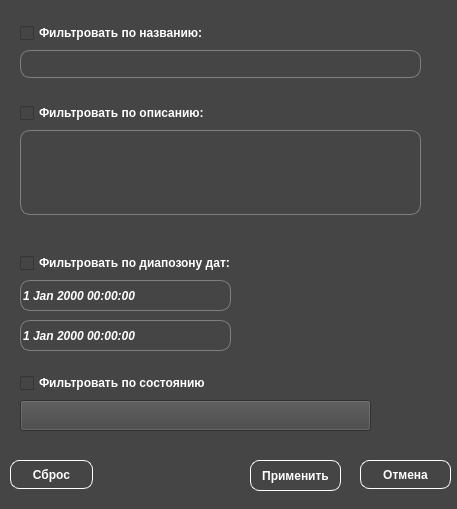
<?xml version="1.0" encoding="UTF-8"?>
<ui version="4.0">
 <class>Filter</class>
 <widget class="QWidget" name="Filter">
  <property name="geometry">
   <rect>
    <x>0</x>
    <y>0</y>
    <width>457</width>
    <height>509</height>
   </rect>
  </property>
  <property name="windowTitle">
   <string>Form</string>
  </property>
  <property name="styleSheet">
   <string notr="true">background-color:rgb(69, 69, 69)</string>
  </property>
  <widget class="QCheckBox" name="name_checkBox">
   <property name="geometry">
    <rect>
     <x>20</x>
     <y>20</y>
     <width>231</width>
     <height>26</height>
    </rect>
   </property>
   <property name="font">
    <font>
     <family>Arial</family>
     <bold>true</bold>
    </font>
   </property>
   <property name="styleSheet">
    <string notr="true">color:white</string>
   </property>
   <property name="text">
    <string>Фильтровать по названию:</string>
   </property>
  </widget>
  <widget class="QLineEdit" name="name_edit">
   <property name="geometry">
    <rect>
     <x>20</x>
     <y>50</y>
     <width>401</width>
     <height>28</height>
    </rect>
   </property>
   <property name="font">
    <font>
     <family>Arial</family>
     <pointsize>11</pointsize>
     <italic>true</italic>
     <bold>true</bold>
    </font>
   </property>
   <property name="styleSheet">
    <string notr="true">border: 1px solid gray;
border-radius: 10px;
color:white</string>
   </property>
   <property name="maxLength">
    <number>54</number>
   </property>
   <property name="readOnly">
    <bool>false</bool>
   </property>
   <property name="cursorMoveStyle">
    <enum>Qt::CursorMoveStyle::VisualMoveStyle</enum>
   </property>
  </widget>
  <widget class="QCheckBox" name="description_checkBox">
   <property name="geometry">
    <rect>
     <x>20</x>
     <y>100</y>
     <width>231</width>
     <height>26</height>
    </rect>
   </property>
   <property name="font">
    <font>
     <family>Arial</family>
     <bold>true</bold>
    </font>
   </property>
   <property name="styleSheet">
    <string notr="true">color:white</string>
   </property>
   <property name="text">
    <string>Фильтровать по описанию:</string>
   </property>
  </widget>
  <widget class="QCheckBox" name="date_checkBox">
   <property name="geometry">
    <rect>
     <x>20</x>
     <y>250</y>
     <width>261</width>
     <height>26</height>
    </rect>
   </property>
   <property name="font">
    <font>
     <family>Arial</family>
     <bold>true</bold>
    </font>
   </property>
   <property name="styleSheet">
    <string notr="true">color:white</string>
   </property>
   <property name="text">
    <string>Фильтровать по диапозону дат:</string>
   </property>
  </widget>
  <widget class="QDateTimeEdit" name="dateEdit1">
   <property name="geometry">
    <rect>
     <x>20</x>
     <y>280</y>
     <width>211</width>
     <height>31</height>
    </rect>
   </property>
   <property name="font">
    <font>
     <family>Arial</family>
     <italic>true</italic>
     <bold>true</bold>
    </font>
   </property>
   <property name="styleSheet">
    <string notr="true">border: 1px solid gray;
border-radius: 10px;
color:white</string>
   </property>
   <property name="buttonSymbols">
    <enum>QAbstractSpinBox::ButtonSymbols::NoButtons</enum>
   </property>
  </widget>
  <widget class="QDateTimeEdit" name="dateEdit_2">
   <property name="geometry">
    <rect>
     <x>20</x>
     <y>320</y>
     <width>211</width>
     <height>31</height>
    </rect>
   </property>
   <property name="font">
    <font>
     <family>Arial</family>
     <italic>true</italic>
     <bold>true</bold>
    </font>
   </property>
   <property name="styleSheet">
    <string notr="true">border: 1px solid gray;
border-radius: 10px;
color:white</string>
   </property>
   <property name="buttonSymbols">
    <enum>QAbstractSpinBox::ButtonSymbols::NoButtons</enum>
   </property>
  </widget>
  <widget class="QCheckBox" name="state_checkBox">
   <property name="geometry">
    <rect>
     <x>20</x>
     <y>370</y>
     <width>241</width>
     <height>26</height>
    </rect>
   </property>
   <property name="font">
    <font>
     <family>Arial</family>
     <bold>true</bold>
    </font>
   </property>
   <property name="styleSheet">
    <string notr="true">color:white</string>
   </property>
   <property name="text">
    <string>Фильтровать по состоянию</string>
   </property>
  </widget>
  <widget class="QTextEdit" name="description_edit">
   <property name="geometry">
    <rect>
     <x>20</x>
     <y>130</y>
     <width>401</width>
     <height>85</height>
    </rect>
   </property>
   <property name="font">
    <font>
     <family>Arial</family>
     <pointsize>11</pointsize>
     <italic>true</italic>
     <bold>true</bold>
    </font>
   </property>
   <property name="styleSheet">
    <string notr="true">border: 1px solid gray;
border-radius: 10px;
color:white</string>
   </property>
   <property name="verticalScrollBarPolicy">
    <enum>Qt::ScrollBarPolicy::ScrollBarAlwaysOff</enum>
   </property>
   <property name="horizontalScrollBarPolicy">
    <enum>Qt::ScrollBarPolicy::ScrollBarAlwaysOff</enum>
   </property>
  </widget>
  <widget class="QPushButton" name="apply_bt">
   <property name="geometry">
    <rect>
     <x>250</x>
     <y>460</y>
     <width>91</width>
     <height>31</height>
    </rect>
   </property>
   <property name="font">
    <font>
     <family>Arial</family>
     <bold>true</bold>
    </font>
   </property>
   <property name="styleSheet">
    <string notr="true">color:white;
border-radius: 9px;          
border: 1px solid;
border-color: white</string>
   </property>
   <property name="text">
    <string>Применить</string>
   </property>
  </widget>
  <widget class="QPushButton" name="cancel_bt">
   <property name="geometry">
    <rect>
     <x>360</x>
     <y>460</y>
     <width>91</width>
     <height>29</height>
    </rect>
   </property>
   <property name="font">
    <font>
     <family>Arial</family>
     <italic>false</italic>
     <bold>true</bold>
    </font>
   </property>
   <property name="styleSheet">
    <string notr="true">color:white;
border-radius: 9px;          
border: 1px solid;
border-color: white</string>
   </property>
   <property name="text">
    <string>Отмена</string>
   </property>
  </widget>
  <widget class="QPushButton" name="reset_bt">
   <property name="geometry">
    <rect>
     <x>10</x>
     <y>460</y>
     <width>83</width>
     <height>29</height>
    </rect>
   </property>
   <property name="font">
    <font>
     <family>Arial</family>
     <bold>true</bold>
    </font>
   </property>
   <property name="styleSheet">
    <string notr="true">color:white;
border-radius: 9px;          
border: 1px solid;
border-color: white</string>
   </property>
   <property name="text">
    <string>Сброс</string>
   </property>
  </widget>
  <widget class="QComboBox" name="comboBox">
   <property name="geometry">
    <rect>
     <x>20</x>
     <y>400</y>
     <width>351</width>
     <height>31</height>
    </rect>
   </property>
   <property name="palette">
    <palette>
     <active>
      <colorrole role="WindowText">
       <brush brushstyle="SolidPattern">
        <color alpha="255">
         <red>255</red>
         <green>255</green>
         <blue>255</blue>
        </color>
       </brush>
      </colorrole>
      <colorrole role="Button">
       <brush brushstyle="SolidPattern">
        <color alpha="255">
         <red>69</red>
         <green>69</green>
         <blue>69</blue>
        </color>
       </brush>
      </colorrole>
      <colorrole role="Text">
       <brush brushstyle="SolidPattern">
        <color alpha="255">
         <red>255</red>
         <green>255</green>
         <blue>255</blue>
        </color>
       </brush>
      </colorrole>
      <colorrole role="ButtonText">
       <brush brushstyle="SolidPattern">
        <color alpha="255">
         <red>255</red>
         <green>255</green>
         <blue>255</blue>
        </color>
       </brush>
      </colorrole>
      <colorrole role="Base">
       <brush brushstyle="SolidPattern">
        <color alpha="255">
         <red>69</red>
         <green>69</green>
         <blue>69</blue>
        </color>
       </brush>
      </colorrole>
      <colorrole role="Window">
       <brush brushstyle="SolidPattern">
        <color alpha="255">
         <red>69</red>
         <green>69</green>
         <blue>69</blue>
        </color>
       </brush>
      </colorrole>
      <colorrole role="PlaceholderText">
       <brush brushstyle="SolidPattern">
        <color alpha="128">
         <red>255</red>
         <green>255</green>
         <blue>255</blue>
        </color>
       </brush>
      </colorrole>
     </active>
     <inactive>
      <colorrole role="WindowText">
       <brush brushstyle="SolidPattern">
        <color alpha="255">
         <red>255</red>
         <green>255</green>
         <blue>255</blue>
        </color>
       </brush>
      </colorrole>
      <colorrole role="Button">
       <brush brushstyle="SolidPattern">
        <color alpha="255">
         <red>69</red>
         <green>69</green>
         <blue>69</blue>
        </color>
       </brush>
      </colorrole>
      <colorrole role="Text">
       <brush brushstyle="SolidPattern">
        <color alpha="255">
         <red>255</red>
         <green>255</green>
         <blue>255</blue>
        </color>
       </brush>
      </colorrole>
      <colorrole role="ButtonText">
       <brush brushstyle="SolidPattern">
        <color alpha="255">
         <red>255</red>
         <green>255</green>
         <blue>255</blue>
        </color>
       </brush>
      </colorrole>
      <colorrole role="Base">
       <brush brushstyle="SolidPattern">
        <color alpha="255">
         <red>69</red>
         <green>69</green>
         <blue>69</blue>
        </color>
       </brush>
      </colorrole>
      <colorrole role="Window">
       <brush brushstyle="SolidPattern">
        <color alpha="255">
         <red>69</red>
         <green>69</green>
         <blue>69</blue>
        </color>
       </brush>
      </colorrole>
      <colorrole role="PlaceholderText">
       <brush brushstyle="SolidPattern">
        <color alpha="128">
         <red>255</red>
         <green>255</green>
         <blue>255</blue>
        </color>
       </brush>
      </colorrole>
     </inactive>
     <disabled>
      <colorrole role="WindowText">
       <brush brushstyle="SolidPattern">
        <color alpha="255">
         <red>255</red>
         <green>255</green>
         <blue>255</blue>
        </color>
       </brush>
      </colorrole>
      <colorrole role="Button">
       <brush brushstyle="SolidPattern">
        <color alpha="255">
         <red>69</red>
         <green>69</green>
         <blue>69</blue>
        </color>
       </brush>
      </colorrole>
      <colorrole role="Text">
       <brush brushstyle="SolidPattern">
        <color alpha="255">
         <red>255</red>
         <green>255</green>
         <blue>255</blue>
        </color>
       </brush>
      </colorrole>
      <colorrole role="ButtonText">
       <brush brushstyle="SolidPattern">
        <color alpha="255">
         <red>255</red>
         <green>255</green>
         <blue>255</blue>
        </color>
       </brush>
      </colorrole>
      <colorrole role="Base">
       <brush brushstyle="SolidPattern">
        <color alpha="255">
         <red>69</red>
         <green>69</green>
         <blue>69</blue>
        </color>
       </brush>
      </colorrole>
      <colorrole role="Window">
       <brush brushstyle="SolidPattern">
        <color alpha="255">
         <red>69</red>
         <green>69</green>
         <blue>69</blue>
        </color>
       </brush>
      </colorrole>
      <colorrole role="PlaceholderText">
       <brush brushstyle="SolidPattern">
        <color alpha="128">
         <red>255</red>
         <green>255</green>
         <blue>255</blue>
        </color>
       </brush>
      </colorrole>
     </disabled>
    </palette>
   </property>
   <property name="font">
    <font>
     <family>Arial</family>
     <italic>true</italic>
     <bold>true</bold>
    </font>
   </property>
   <property name="styleSheet">
    <string notr="true">QComboBox::drop-down { width: 0px; height: 0px;  border: none; }
QListView::item{ height: 31px; color:white; }
QComboBox {color:white; }


  
</string>
   </property>
   <property name="editable">
    <bool>false</bool>
   </property>
   <property name="iconSize">
    <size>
     <width>16</width>
     <height>30</height>
    </size>
   </property>
  </widget>
 </widget>
 <resources/>
 <connections/>
</ui>
